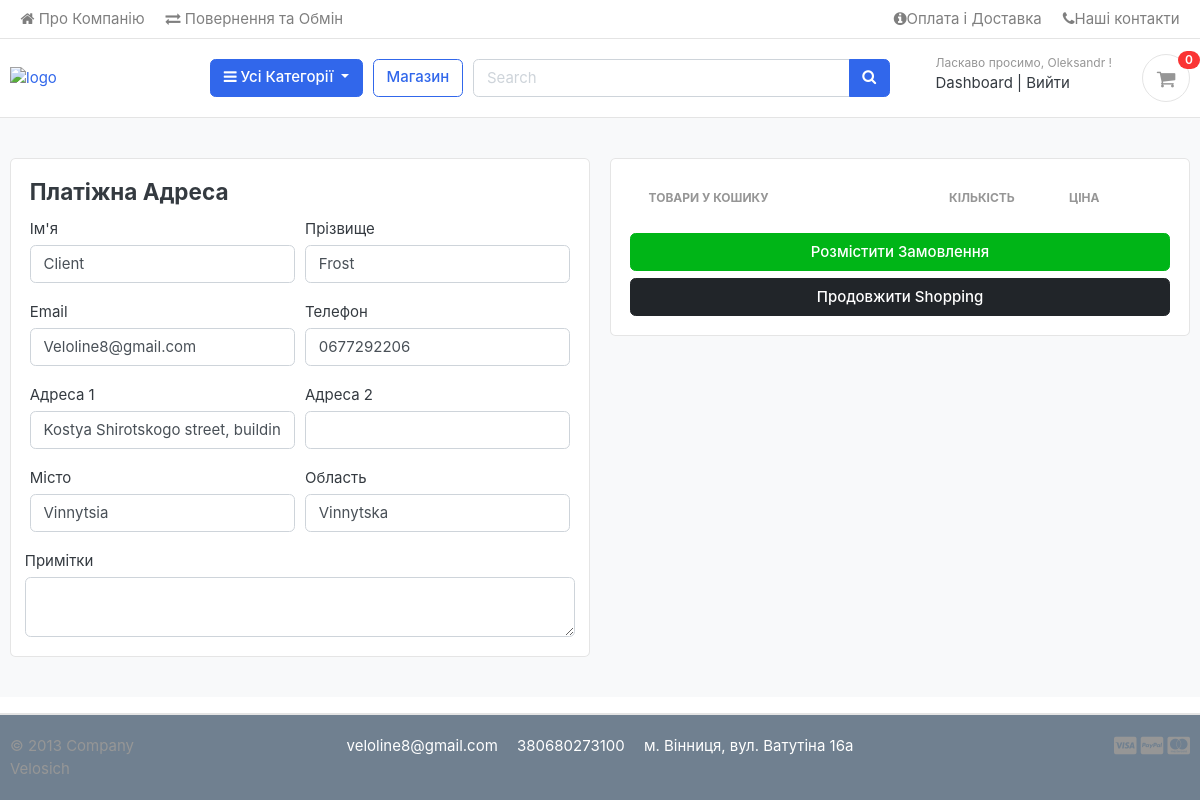
Page /cart/checkout/ (signed in) on the earlier database version.
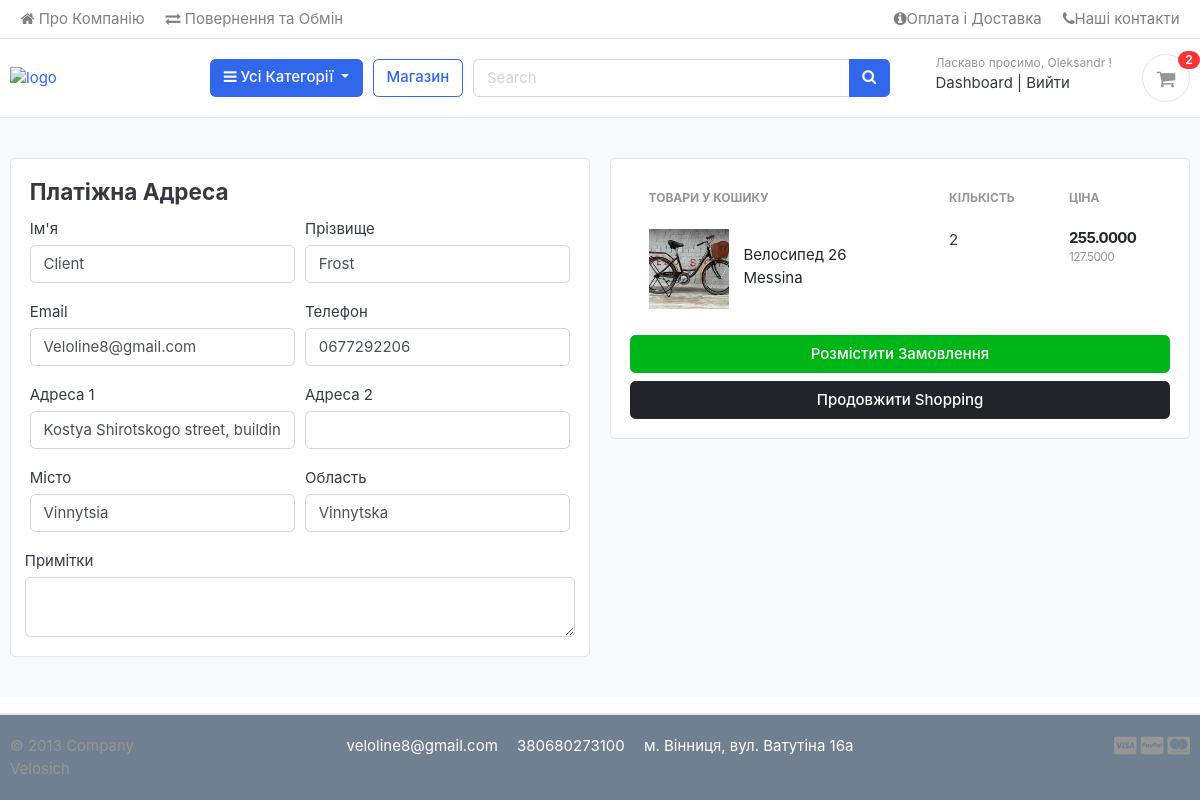
Same page on the later database version.
### carts/models.py (models this page shows, shortened)
class CartItem(models.Model):
    user = models.ForeignKey(Account, on_delete=models.CASCADE, null=True)
    product = models.ForeignKey(Product, on_delete=models.CASCADE)
    variations = models.ManyToManyField(Variation, blank=True)
    cart = models.ForeignKey(Cart, on_delete=models.CASCADE, null=True)
    quantity = models.IntegerField()
    is_active = models.BooleanField(default=True)
    def get_tiers(self):
        try:
            return PriceTier.objects.filter(product=self.product).order_by('-discount')
        except PriceTier.DoesNotExist:
            return None
    @property
    def discounted_price(self):
        tiers = self.get_tiers()
        if tiers:
            for tier in tiers:
                if self.quantity >= tier.min_quantity:
                    return self.product.price * (1 - tier.discount/100)
            else:
                return self.product.price
        return self.product.price
    def discounted_total(self):
        return self.discounted_price * self.quantity

### store/models.py (models this page shows, shortened)
class Product(models.Model):
    product_name = models.CharField(max_length=200, unique=True)
    slug = models.SlugField(max_length=200, unique=True)
    description = models.TextField(max_length=500, blank=True)
    product_code = models.CharField(max_length=5, unique=True, blank=True)
    price = MoneyField(max_digits=14, decimal_places=2, default_currency='USD')
    images = models.ImageField(upload_to="photos/products")
    stock = models.IntegerField()
    is_available = models.BooleanField(default=True)
    category = models.ForeignKey(Category, on_delete=models.CASCADE)
    created_date = models.DateTimeField(auto_now_add=True)
    modified_date = models.DateTimeField(auto_now_add=True)
    def get_url(self):
        return reverse("product_detail", args=[self.category.slug, self.slug])

class PriceTier(models.Model):
    product = models.ForeignKey(Product, on_delete=models.CASCADE, related_name="tier")
    min_quantity = models.PositiveIntegerField()
    discount = models.DecimalField(max_digits=4, decimal_places=2)

### carts/views.py (the view)
# urls.py: path("checkout/", views.checkout, name="checkout"),
@login_required(login_url='login')
def checkout(request, total=0, quantity=0, cart_items=None):
    try:
        grand_total = 0
        tax = 0
        if request.user.is_authenticated:
            cart_items = CartItem.objects.filter(user=request.user, is_active=True)
        else:
            cart = Cart.objects.get(cart_id=_cart_id(request))
            cart_items = CartItem.objects.filter(cart=cart, is_active=True)
        for cart_item in cart_items:
            total += (cart_item.product.price*(cart_item.quantity))
            quantity += cart_item.quantity
        tax = (total * 2) / 100
        grand_total = tax + total
    except ObjectDoesNotExist:
        pass
    initial_dict = {
            'first_name': 'A',
            'last_name': 'B',
            'phone': 'C',
            'email': 'fox@google.com',
            'address_line_1': 'E',
            'address_line_2': 'F',
            'state': 'G',
            'city': "K",
        }
    order = Order.objects.filter(user=request.user).last()
    form = OrderForm(instance=order)
    context = {
        "total": total,
        "quantity": quantity,
        "cart_items": cart_items,
        "grand_total": grand_total,
        "tax": tax,
        'form': form,
    }
    return render(request, 'store/checkout.html', context)

### orders/forms.py
class OrderForm(forms.ModelForm):
    class Meta:
        model = Order
        fields = ['first_name', 'last_name', 'phone', 'email', 'address_line_1', 'address_line_2', 'state', 'city', 'order_note']

### carts/context_processors.py (called while the page is built)
def counter(request):
    cart_count = 0
    if "admin" in request.path:
        return {}
    else:
        try:
            cart = Cart.objects.filter(cart_id=_cart_id(request))
            if request.user.is_authenticated:
                cart_items = CartItem.objects.all().filter(user=request.user)
            else:
                cart_items = CartItem.objects.all().filter(cart=cart[:1])
            for cart_item in cart_items:
                cart_count += cart_item.quantity
        except Cart.DoesNotExist:
            cart_count = 0
    return dict(cart_count=cart_count)

### carts/views.py (called while the page is built)
def _cart_id(request):
    cart = request.session.session_key
    if not cart:
        cart = request.session.create()
    return cart

### category/context_processors.py (called while the page is built)
def menu_links(request):
    links = Category.objects.all()
    return dict(links=links)

### category/models.py (called while the page is built)
    def get_url(self):
        return reverse("products_by_category", args=[self.slug])

### templates/store/checkout.html (shortened to what this page needs)
{% extends "base.html" %}
{% load static %}
{% block content %}
<section class="section-content padding-y bg">
  <div class="container">
  <div class="row">
    <aside class="col-lg-6">
  <div class="card">
    <div class="card-body">
      <h4 class="card-title" mb-2>Платіжна Адреса</h4>
      <form action="{% url 'place_order' %}" method="post">
        <div class="form-row">
          <div class="col form-group">
            <label for="">Ім'я</label>
            <input type="text" name="first_name" class="form-control" value="{{ form.first_name.value|default:'' }}" required>
          </div>
          <div class="col form-group">
            <label for="">Прізвище</label>
            <input type="text" name="last_name" class="form-control" value="{{ form.last_name.value|default:'' }}" required>
          </div>
        </div>
          <div class="form-row">
            <div class="col form-group">
              <label for="">Email</label>
              <input type="email" name="email" class="form-control" value="{{ form.email.value|default:'' }}" required>
            </div>
            <div class="col form-group">
              <label for="">Телефон</label>
              <input type="text" name="phone" class="form-control" value="{{ form.phone.value|default:'' }}" required>
            </div>
          </div>
          <div class="form-row">
            <div class="col form-group">
              <label for="">Адреса 1</label>
              <input type="text" name="address_line_1" class="form-control" value="{{ form.address_line_1.value|default:'' }}" required>
            </div>
            <div class="col form-group">
              <label for="">Адреса 2</label>
              <input type="text" name="address_line_2" class="form-control">
            </div>
          </div>
          <div class="form-row">
            <div class="col form-group">
              <label for="">Місто</label>
              <input type="text" name="city" class="form-control" value="{{ form.city.value|default:'' }}" required>
            </div>
            <div class="col form-group">
              <label for="">Область</label>
              <input type="text" name="state" class="form-control" value="{{ form.state.value|default:'' }}" required>
            </div>
          </div>
          <div class="form-row">
            <label for="">Примітки</label>
            <textarea name="order_note" class="form-control" rows="2"></textarea>
          </div>
    </div>
  </div>
    </aside>
    <aside class="col-lg-6">
      <div class="card">
      <div class="card-body">
        <table class="table table-borderless table-shopping-cart">
          <thead class="text-muted">
          <tr class="small text-uppercase">
            <th scope="col">Товари у Кошику</th>
            <th scope="col" width="120">Кількість</th>
            <th scope="col" width="120">Ціна</th>
          </tr>
          </thead>
          <tbody>
            {% for cart_item in cart_items %}
          <tr>
            <td>
              <figure class="itemside align-items-center">
                <div class="aside"><img src="{{ cart_item.product.images.url }}" class="img-sm"></div>
                <figcaption class="info">
                  <a href="{{ cart_item.product.get_url }}" class="title text-dark">{{ cart_item.product.product_name }}</a>
                </figcaption>
              </figure>
            </td>
            <td>
             <label for="">{{ cart_item.quantity }}</label>
            </td>
            <td>
              <div class="price-wrap">
                <var class="price">{{ cart_item.discounted_total }}</var>
                <small class="text-muted"> {{ cart_item.discounted_price }}</small>
              </div>
            </td>
          </tr>
          {% endfor %}
          </tbody>
          </table>
        <button type="submit" name="submit" class="btn btn-success btn-block">Розмістити Замовлення</button>
        <a href="{% url 'store' %}" class="btn btn-dark btn-block">Продовжити Shopping</a>
      </div>
      </div>
  </aside>
  </div>
  </div>
  </section>
{% endblock %}

### templates/includes/navbar.html (shortened to what this page needs)
{% load static %}
<header class="section-header">
  <nav class="navbar p-md-0 navbar-expand-sm navbar-light border-bottom">
  <div class="container">
    <div class="collapse navbar-collapse" id="navbarTop4">
      <ul class="navbar-nav mr-auto">
        <li class="nav-item dropdown">
         <a href="{% url 'about' %}" class="nav-link"><i class="fa fa-home" aria-hidden="true"></i> Про Компанію </a>
      </li>
        <li class="nav-item dropdown">
         <a href="{% url 'return_info' %}" class="nav-link"><i class="fa fa-exchange" aria-hidden="true"></i> Повернення та Обмін </a>
      </li>
      </ul>
      <ul class="navbar-nav">
      <li><a href="{% url 'info' %}" class="nav-link"> <i class="fa fa-info-circle" aria-hidden="true"></i>Оплата і Доставка </a></li>
      <li><a href="{% url 'contacts' %}" class="nav-link"> <i class="fa fa-phone"></i>Наші контакти </a></li>
    </ul>
    </div>
  </div>
  </nav>
  <section class="header-main border-bottom">
    <div class="container">
  <div class="row align-items-center">
    <div class="col-lg-2 col-md-3 col-6">
      <a href="{% url 'home' %}" class="brand-wrap">
        <img class="logo" src="{% static 'images/logo-white.png' %}" style="width: 180px;" alt="logo">
      </a>
    </div>
    <div class="col-lg col-sm col-md col-6 flex-grow-0">
      <div class="category-wrap dropdown d-inline-block float-right">
        <button type="button" class="btn btn-primary dropdown-toggle" data-toggle="dropdown">
          <i class="fa fa-bars"></i> Усі Категорії
        </button>
      </div>
    </div>
    <a href="{% url 'store' %}" class="btn btn-outline-primary">Магазин</a>
    <div class="col-lg  col-md-6 col-sm-12 col">
      <form action="{% url 'search' %}" class="search" method="GET">
        <div class="input-group w-100">
            <input type="text" class="form-control" style="width:60%;" placeholder="Search" name="keyword">
            <div class="input-group-append">
              <button class="btn btn-primary" type="submit">
                <i class="fa fa-search"></i>
              </button>
            </div>
          </div>
      </form>
    </div>
    <div class="col-lg-3 col-sm-6 col-8 order-2 order-lg-3">
          <div class="d-flex justify-content-end mb-3 mb-lg-0">
            {% if user.id is None %}
            <div class="widget-header">
              <small class="title text-muted">Ласкаво просимо, гість!</small>
              <div>
                <a href="{% url 'login' %}">Увійти</a> <span class="dark-transp"> | </span>
                <a href="{% url 'register' %}"> Зареєструватися</a>
              </div>
            </div>
            {% else %}
            <div class="widget-header">
              <small class="title text-muted">Ласкаво просимо, {{user.first_name}} !</small>
              <div>
                <a href="{% url 'dashboard' %}">Dashboard</a> <span class="dark-transp"> | </span>
                <a href="{% url 'logout' %}"> Вийти</a>
              </div>
            </div>
            {% endif %}
            <a href="{% url 'cart' %}" class="widget-header pl-3 ml-3">
              <div class="icon icon-sm rounded-circle border"><i class="fa fa-shopping-cart"></i></div>
              <span class="badge badge-pill badge-danger notify">{{ cart_count }}</span>
            </a>
          </div>
        </div>
  </div>
    </div>
  </section>
  </header>

Differences in the rows shown:
added CartItem: product.images (picture), product.product_name "Велосипед 26 Messina", quantity "2", discounted_total "255.0000", discounted_price "127.5000"
Other differences:
{{ cart_count }}: "0" → "2"
